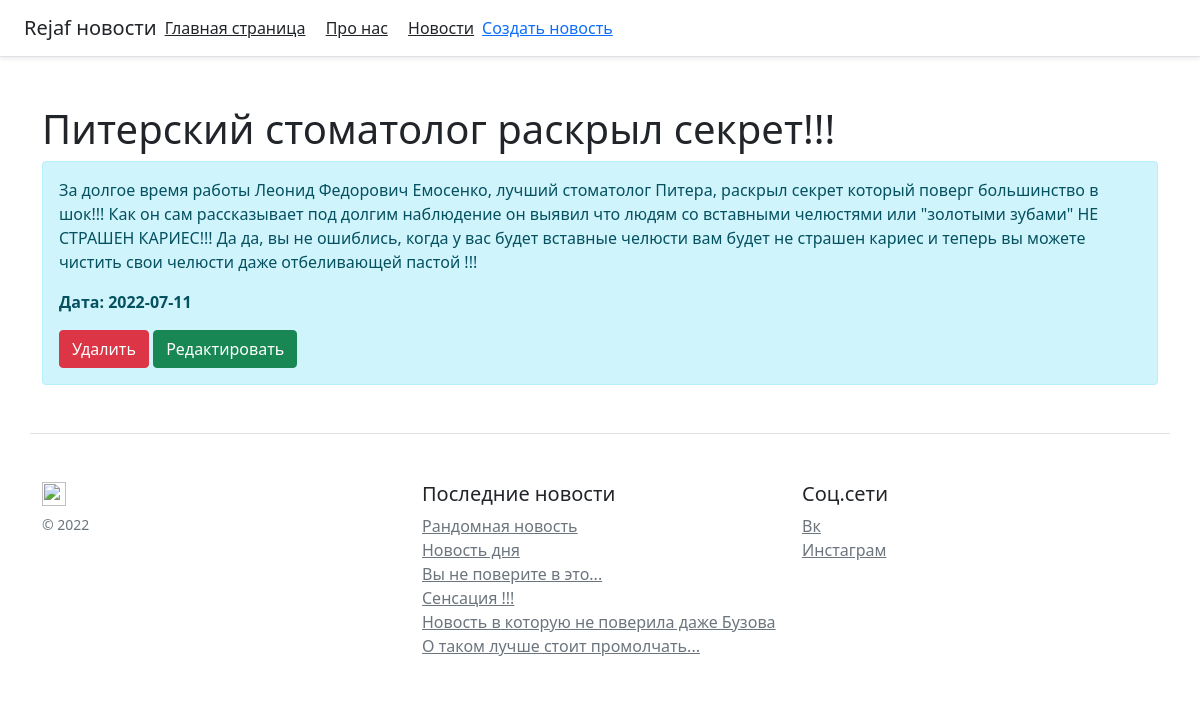
The page /posts/4 on the database its author committed.
### app.py (models this page shows, shortened)
class Article(db.Model):
    id = db.Column(db.Integer, primary_key=True)
    title = db.Column(db.String(100), nullable=False)
    intro = db.Column(db.String(300), nullable=False)
    text = db.Column(db.Text, nullable=False)
    date = db.Column(db.DateTime, default=datetime.utcnow)

### app.py (the view)
@app.route('/posts/<int:id>')
def post_detail(id):
    article = Article.query.get(id)
    return render_template('post_detail.html', article=article)

### templates/post_detail.html (shortened to what this page needs)
{% extends 'base.html' %}
{% block body %}
<div class="container mt-5">
<h1>
    {{ article.title }}
</h1>
    <div class = "alert alert-info">
        <p>{{ article.text }}</p>
        <p><b>Дата: {{ article.date.date() }}</b></p>
        <a href="/posts/{{ article.id }}/del" class="btn btn-danger">Удалить</a>
        <a href="/posts/{{ article.id }}/update" class="btn btn-success">Редактировать</a>
    </div>
</div>
{% endblock %}

### rows shown on the page
Article: title "Питерский стоматолог раскрыл секрет!!!", text "За долгое время работы Леонид Федорович Емосенко, лучший стоматолог Питера, раскрыл секрет который поверг большинство в шок!!! Как он сам рассказывает под долгим наблюдение он выявил что людям со вставными челюстями или \"золотыми зубами\" НЕ СТРАШЕН КАРИЕС!!! Да да, вы не ошиблись, когда у вас будет вставные челюсти вам будет не страшен кариес и теперь вы можете чистить свои челюсти даже отбеливающей пастой !!!", date "2022-07-11"
